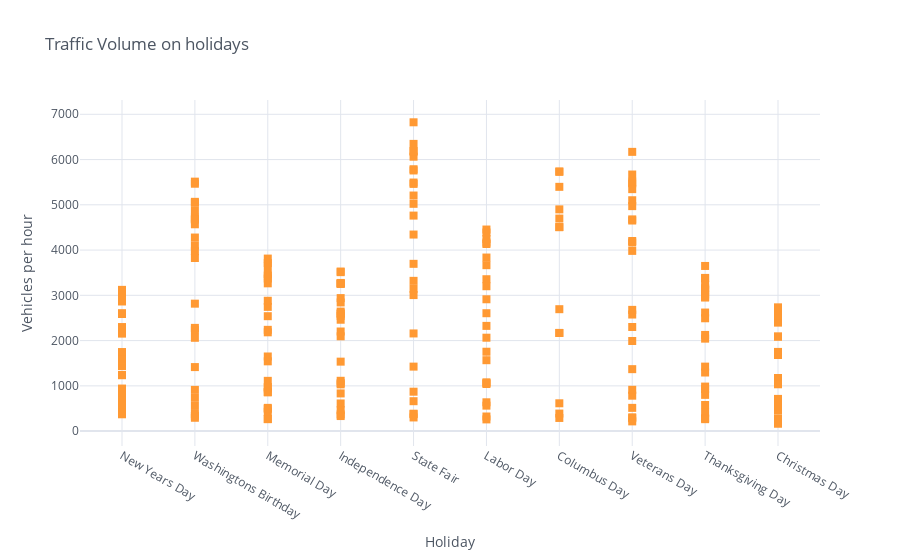

Here is the notebook cell this chart was saved with:
### Markdown cell above
Let us look at the traffic volume on the 10 holidays. The highest traffic volume occuring on holidays was on the State Fair holiday.

### Code cell
df8[df8['hol'] == 'yes'].\
         set_index('holiday')['traffic_volume'].iplot(mode='markers',opacity=0.8,size=8,symbol=1,
                                                      xTitle='Holiday',yTitle='Vehicles per hour', 
                                                      title='Traffic Volume on holidays')

### Figure 1 — Plotly figure (JSON) as saved in the notebook; plotly's stock layout.template omitted (floating-point values rounded to 4 significant figures; data arrays with more than 128 entries replaced by an {"elided": "..."} marker saying what was removed)
{"data": [{"line": {"color": "rgba(255, 153, 51, 1.0)", "dash": "solid", "shape": "linear", "width": 1.3}, "marker": {"size": 8, "symbol": 1}, "mode": "markers", "name": "traffic_volume", "text": "", "type": "scatter", "x": {"elided": "233 str values"}, "y": {"elided": "233 int values"}}], "layout": {"legend": {"bgcolor": "#FFFFFF", "font": {"color": "#4D5663"}}, "paper_bgcolor": "#FFFFFF", "plot_bgcolor": "#FFFFFF", "title": {"font": {"color": "#4D5663"}, "text": "Traffic Volume on holidays"}, "xaxis": {"gridcolor": "#E1E5ED", "showgrid": true, "tickfont": {"color": "#4D5663"}, "title": {"font": {"color": "#4D5663"}, "text": "Holiday"}, "zerolinecolor": "#E1E5ED"}, "yaxis": {"gridcolor": "#E1E5ED", "showgrid": true, "tickfont": {"color": "#4D5663"}, "title": {"font": {"color": "#4D5663"}, "text": "Vehicles per hour"}, "zerolinecolor": "#E1E5ED"}}}
